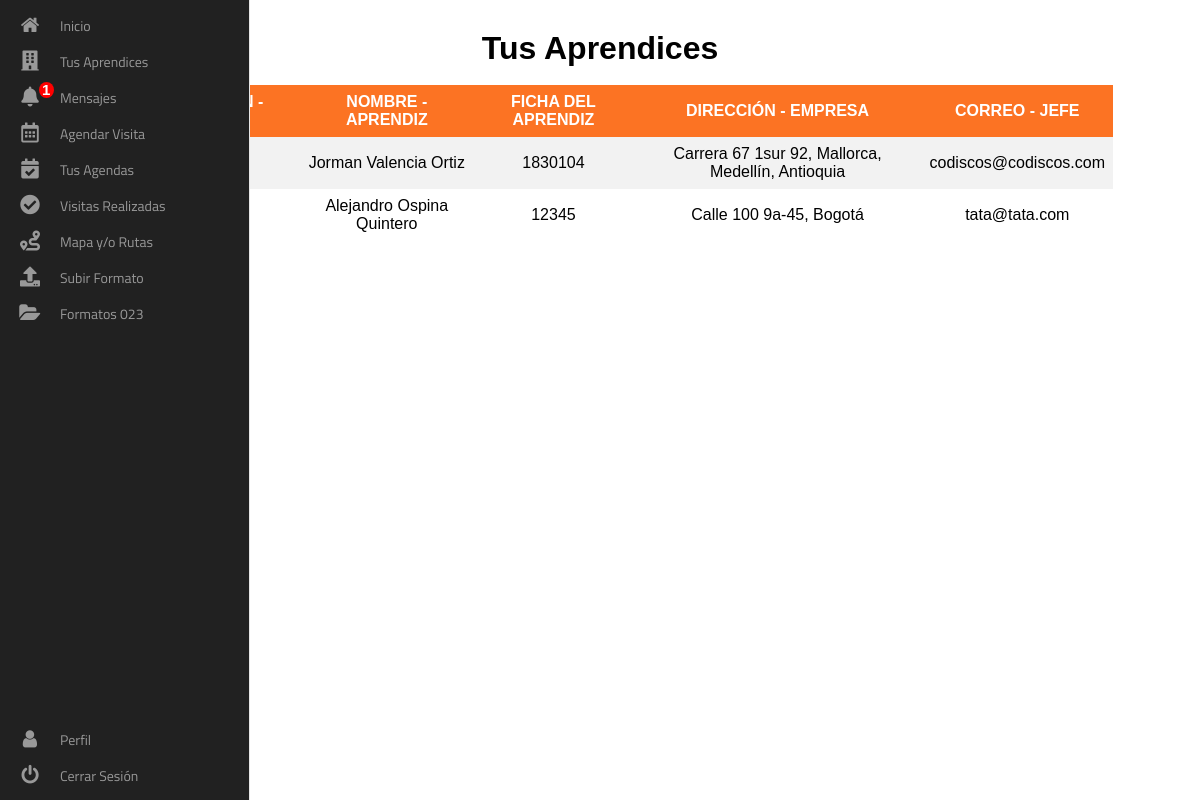
Page /views/instructor/aprendicesAsignados (signed in) on the committed database.
### tables this page shows
CREATE TABLE IF NOT EXISTS `tbl_asignar_aprendiz` (
  `id_asignar` int(11) NOT NULL AUTO_INCREMENT,
  `id_aprendiz` varchar(10) NOT NULL,
  `nombre_aprendiz` varchar(50) NOT NULL,
  `apellidos_aprendiz` varchar(40) NOT NULL,
  `ficha_aprendiz` int(10) NOT NULL,
  `direccion_empresa_aprendiz` varchar(50) NOT NULL,
  `id_instructor` varchar(10) NOT NULL,
  `nombre_instructor` varchar(20) NOT NULL,
  `apellidos_instructor` varchar(40) NOT NULL,
  `telefono_instructor` varchar(15) NOT NULL,
  `correo_instructor` varchar(70) NOT NULL,
  `identificacion` varchar(10) NOT NULL,
  PRIMARY KEY (`id_asignar`),
  UNIQUE KEY `correo_instructor` (`correo_instructor`),
  UNIQUE KEY `id_instructor_2` (`correo_instructor`),
  KEY `identificacion` (`identificacion`)
);

CREATE TABLE IF NOT EXISTS `tbl_empresa` (
  `NIT` varchar(15) NOT NULL,
  `nombre` varchar(25) DEFAULT NULL,
  `direccion` varchar(70) DEFAULT NULL,
  `telefono` varchar(15) DEFAULT NULL,
  `correo_jefe` varchar(50) NOT NULL,
  `nombre_jefe` varchar(75) DEFAULT NULL,
  `id_a` varchar(10) NOT NULL,
  PRIMARY KEY (`NIT`),
  KEY `id_a` (`id_a`)
);

### views/instructor/aprendicesAsignados.php (the view, shortened to what this page needs)
<?php
    $id = $_SESSION['instructor'];
    if(!isset($id)){
        header("location:../../");
    } else {
?>
    <!DOCTYPE html>
    <html lang="en">
    <head>
        <link rel="stylesheet" href="../../assets/icons/css/all.min.css" />
        <link rel="stylesheet" href="css/tables.css" />
    </head>
    <body>
        <?php require_once './header/header.php'; ?>
        <main>
            <h1>Tus Aprendices</h1><br/>
            <center>
                <table class="table">
                    <tr>
                        <th>Identificación - Aprendiz</th>
                        <th>Nombre - Aprendiz</th>
                        <th>Ficha del Aprendiz</th>
                        <th>Dirección - Empresa</th>
                        <th>Correo - Jefe</th>
                    </tr>
                    <tr>
                    <?php
                     include '../../database/conexion.php';
                        $sql = "SELECT * FROM tbl_asignar_aprendiz AS asig INNER JOIN tbl_empresa AS em
                        ON asig.id_aprendiz = em.id_a WHERE id_instructor = '$id'";
                        $resultado = mysqli_query($conexion, $sql);
                        while ($fila = mysqli_fetch_assoc($resultado)) {
                        ?>
                        <td><?=$fila['id_aprendiz']?></td>
                        <td><?=$fila['nombre_aprendiz']?> <?=$fila['apellidos_aprendiz']?></td>
                        <td><?=$fila['ficha_aprendiz']?></td>
                        <td><?=$fila['direccion_empresa_aprendiz']?></td>
                        <td><?=$fila['correo_jefe']?></td>
                    </tr>
                    <?php } ?>
                </table>
            </center>
        </main>
    </body>
</html>
<?php } ?>

### views/instructor/css/tables.css (style rules this page uses)
table { text-align: center; border-collapse: collapse; width: 90%; padding: 50px; }
th, td { text-align: center; padding: 8px; }
tr:nth-child(even) { background-color: #f2f2f2 }
th { background-color: #FC7323; color: white; text-transform: uppercase; }

### views/instructor/css/estilos.css (style rules this page uses)
* { margin: 0; padding: 0; box-sizing: border-box; font-family: sans-serif; }
main { text-align: center; padding: 30px; }

### rows in the picture
tbl_asignar_aprendiz: nombre_aprendiz "Jorman", apellidos_aprendiz "Valencia Ortiz", ficha_aprendiz "1830104", direccion_empresa_aprendiz "Carrera 67 1sur 92, Mallorca, Medellín, Antioquia", tbl_empresa.correo_jefe "codiscos@codiscos.com"
tbl_asignar_aprendiz: nombre_aprendiz "Alejandro", apellidos_aprendiz "Ospina Quintero", ficha_aprendiz "12345", direccion_empresa_aprendiz "Calle 100 9a-45, Bogotá", tbl_empresa.correo_jefe "tata@tata.com"

### other values in the picture
$num "1"
